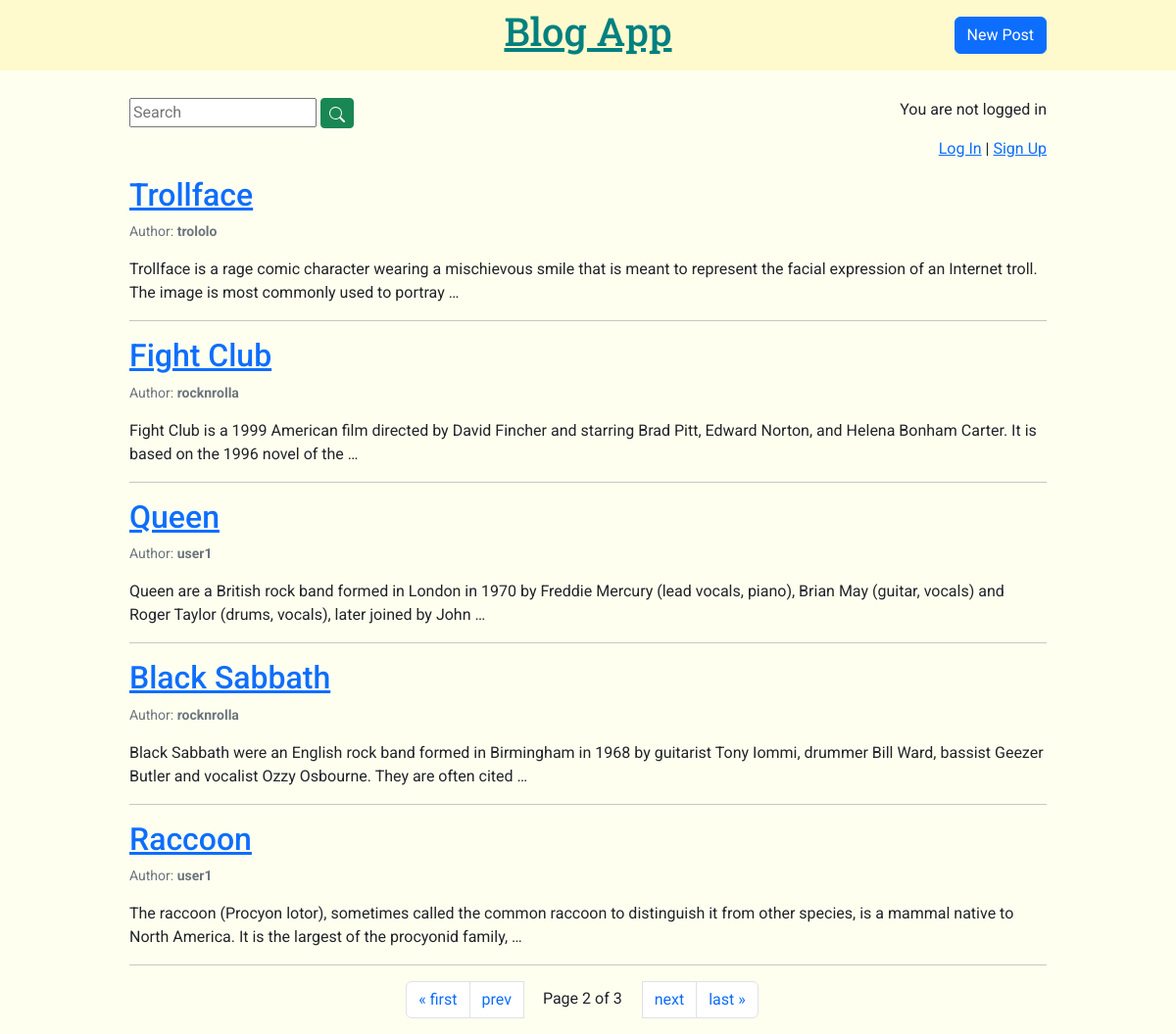
The page /blog_app/?page=2 on the database its author committed.
### blog_app/models.py (models this page shows, shortened)
class Post(models.Model):
	title = models.CharField(max_length=200)
	author = models.ForeignKey("auth.user", on_delete=models.CASCADE) # many-to-one relationship
	date = models.DateTimeField(auto_now_add=True)
	text = models.TextField()
	img = models.ImageField(upload_to="images/", blank=True)
	slug = models.SlugField(unique=True, max_length=100, null=False, default="")
	tags = TaggableManager()
	favourites = models.ManyToManyField("auth.user", related_name="favourite", blank=True, default=None)

### blog_app/views.py (the view)
# urls.py: path("", views.BlogListView.as_view(), name="index"),
class BlogListView(ListView):
	paginate_by = ITEMS_PER_PAGE # how many objects should be displayed per page
	model = Post
	template_name = "blog_app/index.html"
	ordering = ["-date"] # sort by date in descending order (new posts on top)

### blog_app/templates/blog_app/index.html
{% extends "blog_app/base.html" %}
{% block content %}
<div class="container my-container">
	{% for post in post_list %}
	<h2><a href="{% url 'post_detail' post.pk %}">{{ post.title }}</a></h2>
	<p class="text-secondary small">Author: <b>{{ post.author }}</b></p>
	<p>{{ post.text|truncatewords:30 }}</p>
	<hr>
	{% empty %}
	<p>No posts yet</p>
	{% endfor %}
	<div class="pagination">
		<ul class="step-links container pagination justify-content-center">
			{% if page_obj.has_previous %}
			<li class="page-item"><a href="?page=1" class="page-link">&laquo; first</a></li>
			<li class="page-item"><a href="?page={{ page_obj.previous_page_number }}" class="page-link me-2">prev</a></li>
			{% endif %}
			<li class="page-item"><a class="current page-link my-pagecount">
				Page {{ page_obj.number }} of {{ page_obj.paginator.num_pages }}
			</a></li>
			{% if page_obj.has_next %}
			<li class="page-item"><a href="?page={{ page_obj.next_page_number }}" class="page-link ms-2">next</a></li>
			<li class="page-item"><a href="?page={{ page_obj.paginator.num_pages }}" class="page-link">last &raquo;</a></li>
			{% endif %}
		</ul>
	</div>
</div>
{% endblock content %}

### static/css/main.css (style rules this page uses)
body { font-family: "Roboto", sans-serif; background: ivory; }
.my-container { max-width: 960px; margin: auto; }
.my-pagecount { border: none; background: none; color: inherit; }

### rows shown on the page
Post: title "Trollface", author "trololo", text "Trollface is a rage comic character wearing a mischievous smile that is meant to represent the facial expression of an Internet troll. The image is most commonly used to portray …"
Post: title "Fight Club", author "rocknrolla", text "Fight Club is a 1999 American film directed by David Fincher and starring Brad Pitt, Edward Norton, and Helena Bonham Carter. It is based on the 1996 novel of the …"
Post: title "Queen", author "user1", text "Queen are a British rock band formed in London in 1970 by Freddie Mercury (lead vocals, piano), Brian May (guitar, vocals) and Roger Taylor (drums, vocals), later joined by John …"
Post: title "Black Sabbath", author "rocknrolla", text "Black Sabbath were an English rock band formed in Birmingham in 1968 by guitarist Tony Iommi, drummer Bill Ward, bassist Geezer Butler and vocalist Ozzy Osbourne. They are often cited …"
Post: title "Raccoon", author "user1", text "The raccoon (Procyon lotor), sometimes called the common raccoon to distinguish it from other species, is a mammal native to North America. It is the largest of the procyonid family, …"

### other values the page prints
{{ page_obj.number }} "2"
{{ page_obj.paginator.num_pages }} "3"
